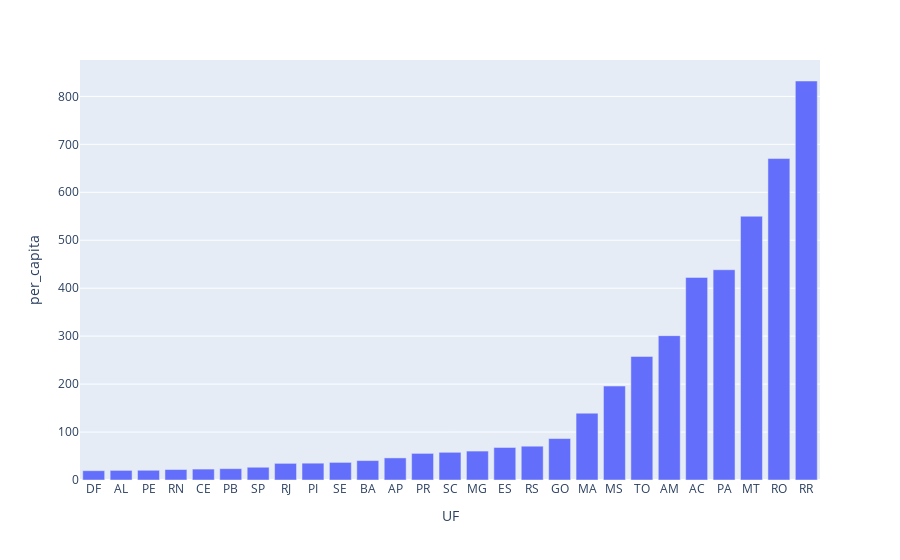

Here is the notebook cell this chart was saved with:
### Code cell
px.bar(emission_per_capita, x = emission_per_capita.index, y = 'per_capita')

### Figure 1 — Plotly figure (JSON) as saved in the notebook; plotly's stock layout.template omitted (floating-point values rounded to 4 significant figures)
{"data": [{"alignmentgroup": "True", "hovertemplate": "UF=%{x}<br>per_capita=%{y}<extra></extra>", "legendgroup": "", "marker": {"color": "#636efa", "pattern": {"shape": ""}}, "name": "", "offsetgroup": "", "orientation": "v", "showlegend": false, "textposition": "auto", "type": "bar", "x": ["DF", "AL", "PE", "RN", "CE", "PB", "SP", "RJ", "PI", "SE", "BA", "AP", "PR", "SC", "MG", "ES", "RS", "GO", "MA", "MS", "TO", "AM", "AC", "PA", "MT", "RO", "RR"], "xaxis": "x", "y": [19.39, 20.03, 20.29, 21.86, 22.77, 23.65, 26.58, 34.71, 35.07, 36.71, 40.47, 46.09, 55.49, 57.77, 60.32, 67.86, 70.48, 86.44, 139.3, 195.9, 257.7, 301.0, 422.5, 438.4, 550.1, 670.3, 832.1], "yaxis": "y"}], "layout": {"barmode": "relative", "legend": {"tracegroupgap": 0}, "margin": {"t": 60}, "xaxis": {"anchor": "y", "domain": [0, 1], "title": {"text": "UF"}}, "yaxis": {"anchor": "x", "domain": [0, 1], "title": {"text": "per_capita"}}}}
